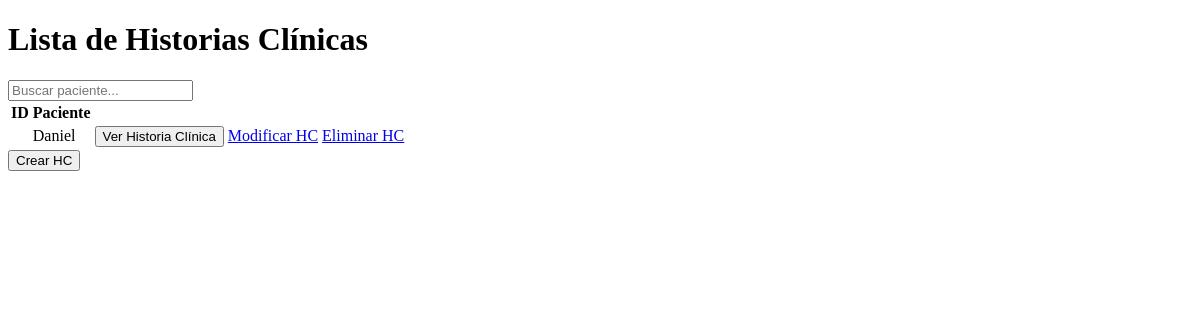
The page /historias_clinicas/ on the database as committed earlier.
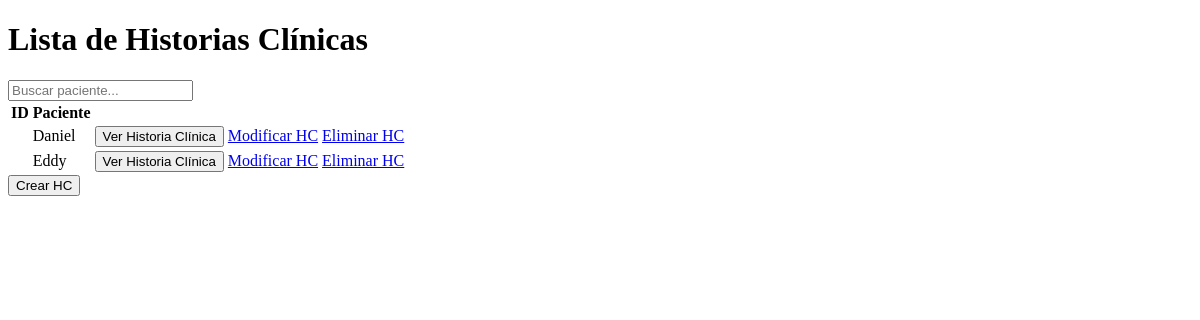
The same page on the database as committed later.
### Control/models.py (models this page shows, shortened)
class HistoriaClinica(models.Model):
    paciente = models.OneToOneField(Paciente, on_delete=models.CASCADE, primary_key=True)
    fecha_creacion = models.DateField()
    fecha_modificacion = models.DateField()
    motivo_consulta = models.CharField(max_length=255)
    riesgo_laboral = models.CharField(max_length=255)
    ap_personal = models.CharField(max_length=255)
    ap_familiar = models.CharField(max_length=255)
    habitos_toxicos = models.CharField(max_length=255)
    alergico_medic = models.CharField(max_length=255)
    operaciones = models.CharField(max_length=255)
    transfusion_sangre = models.CharField(max_length=255)
    vacunacion = models.CharField(max_length=255)
    profesional = models.ForeignKey(Profesional, on_delete=models.CASCADE)

class Paciente(models.Model):
    id_paciente = models.IntegerField(primary_key=True)
    nombre = models.CharField(max_length=255)
    apellidos = models.CharField(max_length=255)
    carnet_id = models.IntegerField()
    edad = models.IntegerField()
    direccion = models.CharField(max_length=255)
    OCUPACIONES_CHOICES = (
        ('estudiante', 'Estudiante'),
        ('trabajador', 'Trabajador'),
    )
    ocupacion = models.CharField(max_length=255, choices=OCUPACIONES_CHOICES)
    CARRERAS_CHOICES = (
        ('ing-informatico', 'Ing. Informático'),
        ('ing-mecanico', 'Ing. Mecánico'),
        ('ing-industrial', 'Ing. Industrial'),
        ('ing-quimico', 'Ing. Químico'),
        ('ing-agronomo', 'Ing. Agrónomo'),
        ('lic-contabilidad', 'Lic. Contabilidad'),
        ('lic-economia', 'Lic. Economía'),
        ('lic-derecho', 'Lic. Derecho'),
        ('lic-cultura-fisica', 'Lic. Cultura Física'),
        ('lic-estudios-socioculturales', 'Lic. Estudios Socioculturales'),
    )
    carrera = models.CharField(max_length=255, choices=CARRERAS_CHOICES, null=True, blank=True)
    def __str__(self):
        return self.nombre

### Control/views.py (the view)
# urls.py: path('historias_clinicas/', views.lista_historias_clinicas, name='lista_historias_clinicas'),
def lista_historias_clinicas(request):
    historias_clinicas = HistoriaClinica.objects.all()
    return render(request, 'lista_historias_clinicas.html', {'historias_clinicas': historias_clinicas})

### Control/templates/lista_historias_clinicas.html (shortened to what this page needs)
<!DOCTYPE html>
<html>
	<head>
	</head>
	<body>
		<h1>Lista de Historias Clínicas</h1>
		<input
			type="text"
			id="searchInput"
			onkeyup="search()"
			placeholder="Buscar paciente..." />
		<table id="hcTable">
			<thead>
				<tr>
					<th>ID</th>
					<th>Paciente</th>
				</tr>
			</thead>
			<tbody>
				{% for historia_clinica in historias_clinicas %}
				<tr>
					<td>{{ historia_clinica.paciente.id }}</td>
					<td>{{ historia_clinica.paciente }}</td>
					<td>
						<form
							action="{% url 'ver_historia_clinica' historia_id=historia_clinica.paciente_id %}"
							method="GET">
							<button type="submit">Ver Historia Clínica</button>
						</form>
					</td>
					<td>
						<a
							href="{% url 'modificar_historia_clinica' historia_id=historia_clinica.paciente_id %}"
							class="btn-secondary"
							>Modificar HC</a
						>
					</td>
					<td>
						<a
							href="{% url 'eliminar_historia_clinica' historia_id=historia_clinica.paciente_id %}"
							class="btn-danger"
							>Eliminar HC</a
						>
					</td>
				</tr>
				{% endfor %}
			</tbody>
		</table>
		<a href="{% url 'crear_historia_clinica' %}">
			<button class="btn btn-primary">Crear HC</button>
		</a>
	</body>
</html>

Rows that differ between the two databases and show on the page:
added HistoriaClinica: paciente "Eddy"
